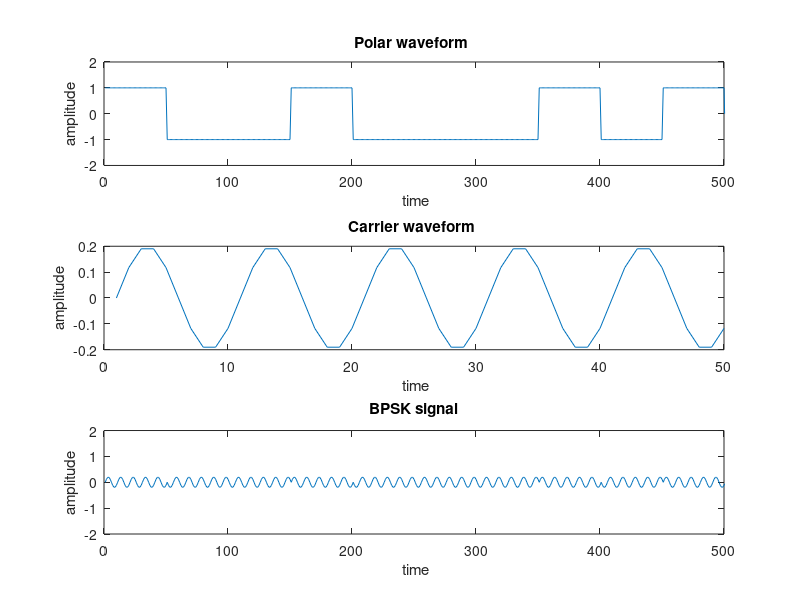
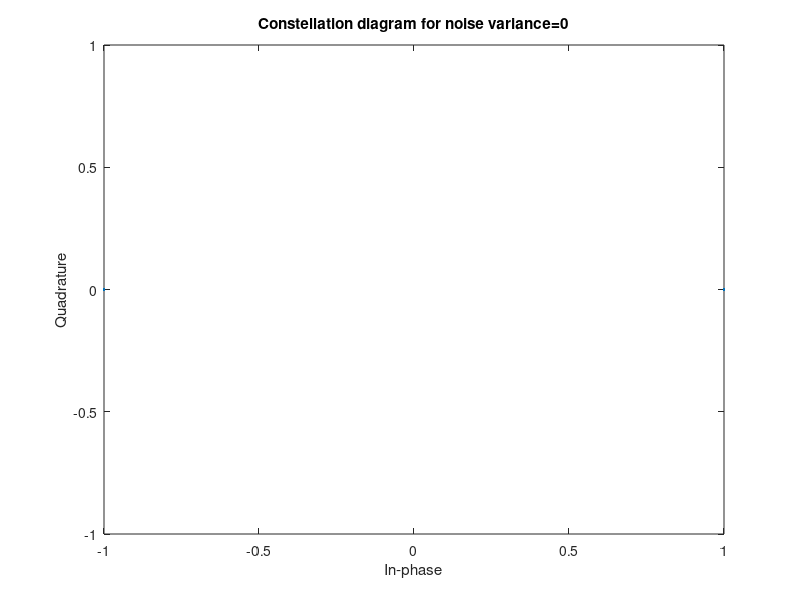
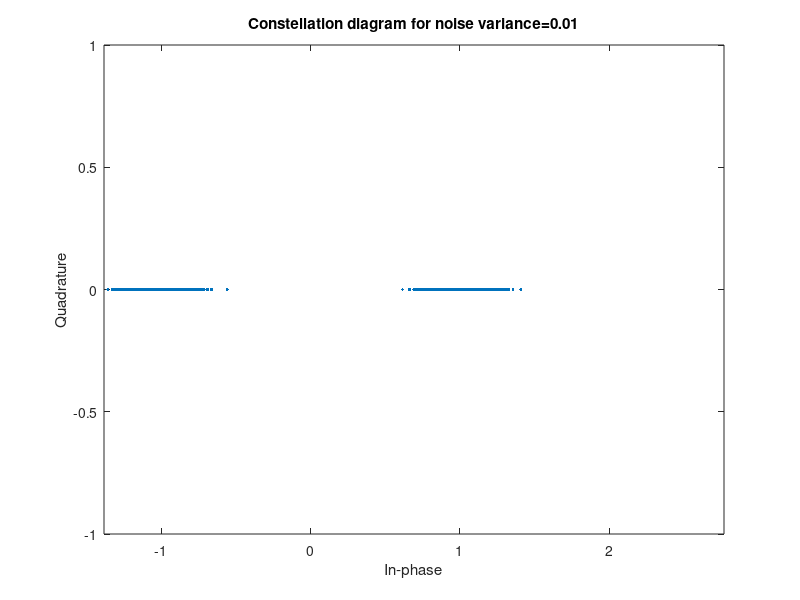
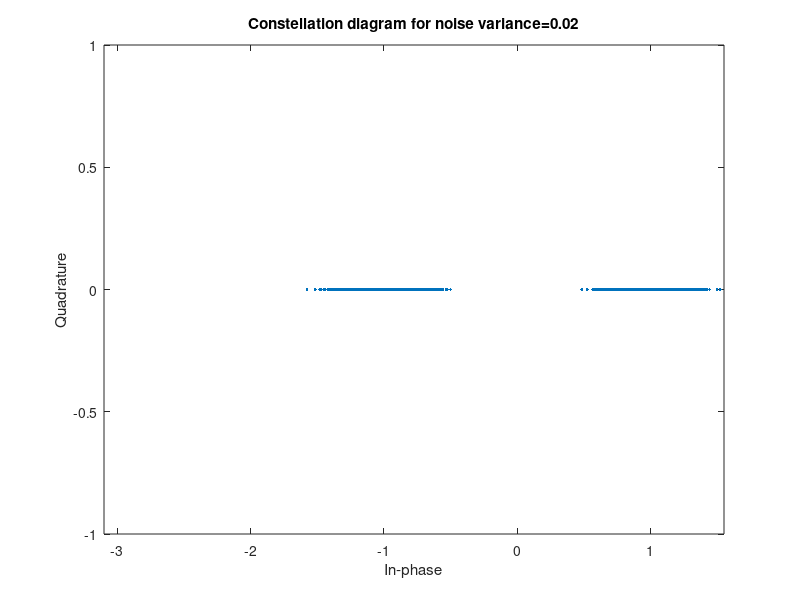

These charts were generated, in order, by the following MATLAB code:
clc;
clear;

close all;

% input and initialisation
x=randi([0, 1], [1, 10000]) ;
t=0:0.01:0.49;
polar=[];
bpsk=[];
BER_pr=[];
BER_t=[];
SNR_dB=[];
SER=[];

% polar waveform
for i=1:10000
if x(i)==1
x1=ones(1,50);
elseif x(i)==0
x1=-1.*ones(1,50);
end

polar=[polar x1];
end

% normalizing carrier
t=0:0.01:0.49;
f=10;
f1=sin(2*pi*f*t);
f2=f1./sqrt(sum(f1.*f1));

% BPSK
for i=1:10000
if x(i)==1
t1=f2;
else
t1=-f2;
end
bpsk=[bpsk t1];
end

subplot(3,1,1);
plot(polar);
xlabel(' time');
ylabel('amplitude');
title('Polar waveform ');
axis([0 500 -2 2]);
subplot(3,1,2);
plot(f2);
xlabel(' time');
ylabel('amplitude');
title('Carrier waveform ');
subplot(3,1,3);
plot(bpsk);
xlabel(' time');
ylabel('amplitude');
title('BPSK signal');
axis([0 500 -2 2]);
L=length(bpsk);
% addition of AWGN, demodulation and detection

for j=0:0.01:0.9
n=sqrt(j).*randn(1,500000);
r=bpsk+n;
z=reshape(r,50,10000);
h=f2*z;

if j==0
scatterplot(h);
title(['Constellation diagram for noise variance=',num2str(j)]);
elseif j==0.01
scatterplot(h);
title(['Constellation diagram for noise variance=',num2str(j)]);
elseif j==0.02
scatterplot(h);
title(['Constellation diagram for noise variance=',num2str(j)]);

elseif j==0.5
scatterplot(h);
title(['Constellation diagram for noise variance=',num2str(j)]);
end
end

for j=0:0.1:0.9
n=sqrt(j).*randn(1,500000);
r=bpsk+n;
z=reshape(r,50,10000);
h=f2*z;

b=[];
for i=1:10000
if h(i)>0
a=1;
else

a=0;
end
b=[b a];
end

% BER,SER calculation
ber=(sum(xor(x,b)))/10000;
BER_pr=[BER_pr ber];
SNR=1/(2*j);
ber_t=0.5*erfc(sqrt(SNR));
BER_t=[BER_t ber_t];
ser=0.5*erfc(sqrt(SNR));
SER=[SER ser];
SNR1=10*log10(SNR);
SNR_dB=[SNR_dB SNR1];
end

figure;

semilogy(SNR_dB,BER_pr);
xlabel('SNR');
ylabel('BER');
title('BER v/s SNR');

figure;
semilogy(SNR_dB,BER_t,'*',SNR_dB,BER_pr,'r');
legend('Theoretical','Practical');
xlabel('SNR');
ylabel('BER');
title('Theoretical and Practical');

figure;
semilogy(SNR_dB,SER);
xlabel('SNR');
ylabel('SER');
title('SER v/s SNR');